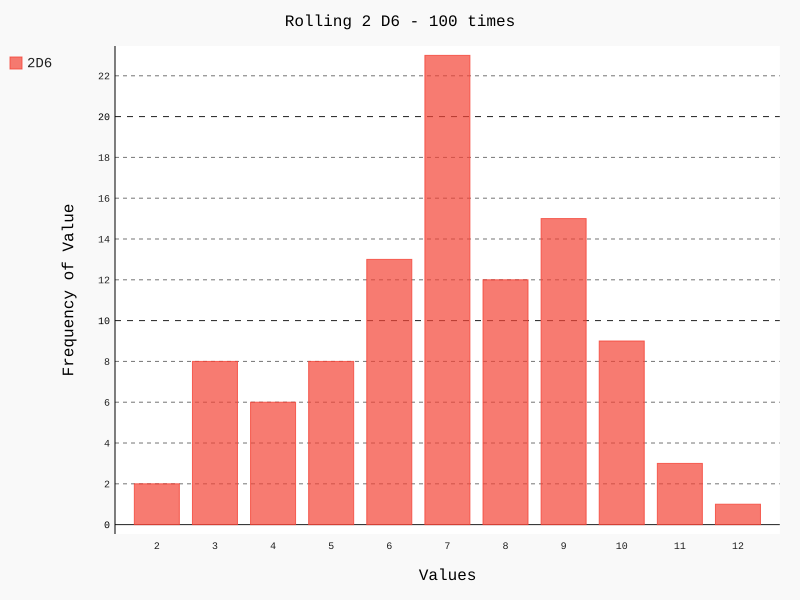

Write Python code to recreate this figure.
import pygal
from die import Die

d_1 = Die()
d_2 = Die()

results = []
for i in range(100):
    result = d_1.roll() + d_2.roll()
    results.append(result)

print(results)

frequencies = []
max_result = d_1.num_sides + d_2.num_sides
for value in range(2, max_result + 1):
    frequency = results.count(value)
    frequencies.append(frequency)
print(frequencies)

hist = pygal.Bar()

hist.title = "Rolling 2 D6 - 100 times"
hist.x_labels = [x + 1 for x in range(1, max_result)]
hist.x_title = "Values"
hist.y_title = "Frequency of Value"

hist.add('2D6',frequencies)
hist.render_to_file('2_die_visual.svg')
